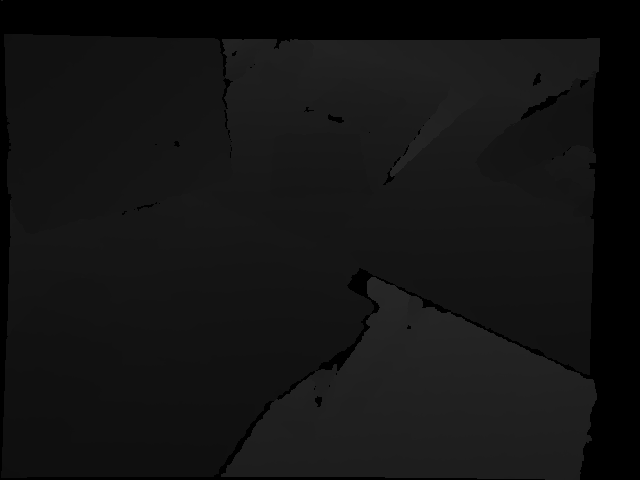
//> input picture Track_LK/data/depth/1305031453.436941.png, 640 x 480 px, given in place of 1305031453.359684.png, which was not available
$ ./useLK data/depth/1305031453.436941.png   (built with g++ and OpenCV 4)
//> lines starting //> are read from the running program, lines starting //| are printed output that depends on the picture; after the words box and inside, x2 and y2 are one past the last pixel; in counts of white or black regions, pixels touching at a corner belong together; pictures that were not available may be replaced by others from this repository, and a replacement may not be noted
#include <iostream>
#include <fstream>
#include <list>
#include <vector>
#include <chrono>

#include <opencv2/core/core.hpp>
#include <opencv2/opencv.hpp>
#include <opencv2/highgui/highgui.hpp>
#include <opencv2/features2d/features2d.hpp>
#include <opencv2/imgproc.hpp>
#include <opencv2/video/tracking.hpp>


using namespace std;
using namespace cv;


int main(int argc, char** argv)
{
	if (argc != 2)
	{
		cout << "usage: useLK path_to_dataset" << endl;
		return 1;
	}

	string path_to_dataset = argv[1];
	string associate_file = path_to_dataset + "/associate.txt";

	ifstream fin(associate_file);
	if (!fin)
	{
		cerr << "I cann't find associate.txt!" << endl;
		return 1;
	}

	string rgb_file, depth_file, time_rgb, time_depth;

	// 因为要删除跟踪失败的点，使用list: 频繁插入/删除操作
	list<Point2f> keypoints;
	Mat color, depth, last_color;

	for (int idx = 0; idx < 100; idx++)
	{
		fin >> time_rgb >> rgb_file >> time_depth >> depth_file;
		cout << "time_rgb " << time_rgb << " ";
		cout << "rgb_file: " << rgb_file << "\n";
		cout << "time_depth: " << time_depth << " ";
		cout << "depth file: " << depth_file << "\n";

		color = cv::imread(path_to_dataset + "/" + rgb_file, cv::IMREAD_COLOR);
//> color is the input picture: 480 rows x 640 cols, CV_8UC3; min 0, max 40, mean 18.9
		depth = cv::imread(path_to_dataset + "/" + depth_file, cv::IMREAD_UNCHANGED);
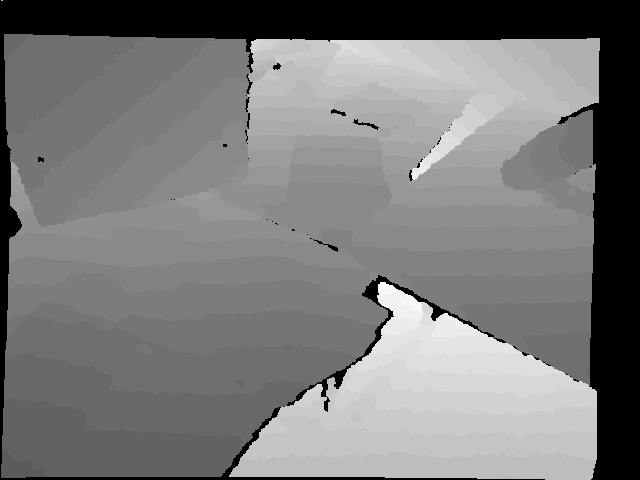
//> input picture Track_LK/data/depth/1305031453.374112.png, 640 x 480 px
//> depth is the input picture: 480 rows x 640 cols, CV_16UC1; min 0, max 10128, mean 4881.9
		if (color.empty() || depth.empty())
		{
			printf("[Err]: empty image or depth.\n");
			return -1;
		}

		if (idx == 0)
		{
			// 对第一帧提取FAST特征点
			vector<KeyPoint> kpts;
			Ptr<Feature2D> detector = cv::FastFeatureDetector::create();
			detector->detect(color, kpts);
//> kpts = 139 keypoints; strongest (x, y, size): (386, 283, 7), (394, 165, 7), (378, 305, 7), (399, 159, 7)
			for (auto kp : kpts)
			{
				keypoints.push_back(kp.pt);
			}
//> this loop made 139 passes
//> kp on passes 1 to 12: keypoint at (293, 39), size 7, keypoint at (295, 39), size 7, keypoint at (218, 40), size 7, keypoint at (281, 41), size 7, keypoint at (223, 44), size 7, keypoint at (223, 46), size 7, keypoint at (220, 49), size 7, keypoint at (232, 53), size 7, keypoint at (226, 59), size 7, keypoint at (226, 62), size 7, keypoint at (254, 64), size 7, keypoint at (225, 85), size 7
//> after the loop, keypoints = 139 items

			// 记录前一帧图像
			last_color = color;

			continue;
		}
		if (color.data == nullptr || depth.data == nullptr)
		{
			continue;
		}

		// 对其他帧(从第二帧开始)用LK跟踪特征点
		vector<Point2f> next_kpts;
		vector<Point2f> prev_kpts;

		// 从第二帧开始记录前一帧的关键点
		for (auto kp : keypoints)
		{
			prev_kpts.push_back(kp);
		}

		vector<unsigned char> status;
		vector<float> error;
		chrono::steady_clock::time_point t1 = chrono::steady_clock::now();

		// ---------- 计算前后两帧之间的LK光流
		cv::calcOpticalFlowPyrLK(last_color, color, prev_kpts, next_kpts, status, error);
		// ----------

		chrono::steady_clock::time_point t2 = chrono::steady_clock::now();
		chrono::duration<double> time_used = chrono::duration_cast<chrono::duration<double>>(t2 - t1);
		cout << "LK Flow use time：" << time_used.count() << " seconds." << endl;

		// 把跟丢的点删掉
		int i = 0;
		for (auto iter = keypoints.begin(); iter != keypoints.end(); ++i)
		{
			if (status[i] == 0)
			{
				iter = keypoints.erase(iter);
				continue;
			}

			*iter = next_kpts[i];
			iter++;
		}
		cout << "tracked keypoints: " << keypoints.size() << endl;

		if (keypoints.size() == 0)
		{
			cout << "all keypoints are lost." << endl;
			break;
		}

		// 画出 keypoints
		cv::Mat img_show = color.clone();
		for (auto kp : keypoints)
		{
			cv::circle(img_show, kp, 10, cv::Scalar(0, 240, 0), 1);
		}

		cv::imshow("corners", img_show);
		cv::waitKey(0);

		// 记录前一帧图像
		last_color = color;
	}
//> pass 2 of the loop `for (int idx = 0; idx < 100; idx++)`:
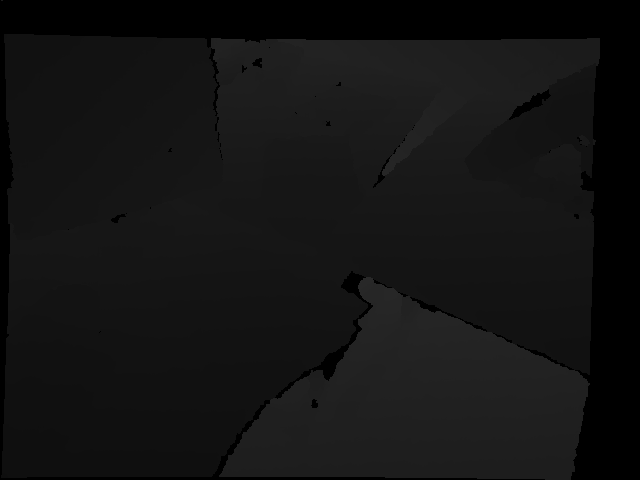
//> input picture Track_LK/data/depth/1305031453.473352.png, 640 x 480 px, given in place of 1305031453.391690.png, which was not available
//> color is the input picture: 480 rows x 640 cols, CV_8UC3; min 0, max 40, mean 19.1
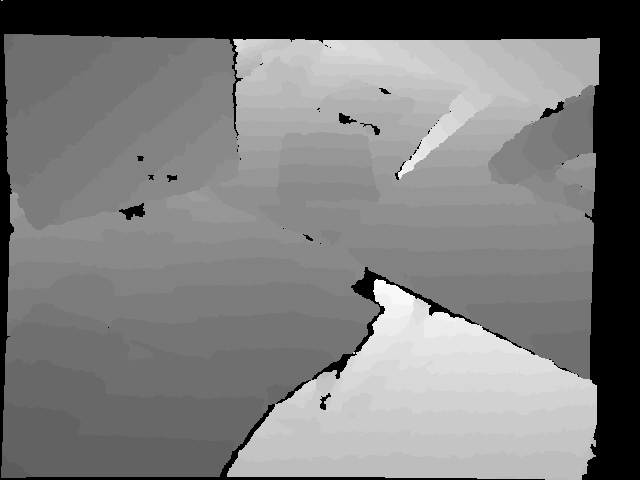
//> input picture Track_LK/data/depth/1305031453.404816.png, 640 x 480 px
//> depth is the input picture: 480 rows x 640 cols, CV_16UC1; min 0, max 10188, mean 4917.8
//> the loop `for (auto kp : keypoints)` made 139 passes
//> kp on passes 1 to 8: Point(293, 39), Point(295, 39), Point(218, 40), Point(281, 41), Point(223, 44), Point(223, 46), Point(220, 49), Point(232, 53)
//> after the loop `for (auto kp : keypoints)`: prev_kpts = 139 Points (x, y), first 12: [293, 39], [295, 39], [218, 40], [281, 41], [223, 44], [223, 46], [220, 49], [232, 53], [226, 59], [226, 62], [254, 64], [225, 85]
//> next_kpts = 139 Points (x, y), first 12: [269.2, 38.44], [271.3, 38.37], [205.9, 39.44], [257, 41.11], [211.7, 43.5], [211.6, 45.45], [207.9, 48.57], [221.3, 55.5], [216.1, 64.97], [217.2, 70.31], [246.5, 65.88], [215.4, 87.18]; status = 139 values from 1 to 1; error = 139 values, max 6.18 at index 100, min 0.226 at index 32, mean 2.32
//> the loop `for (auto iter = keypoints.begin(); iter != keypoints.end(); ++i)` made 139 passes
//> after the loop `for (auto iter = keypoints.begin(); iter != keypoints.end(); ++i)`: i = 139
//| tracked keypoints: 139
//> the loop `for (auto kp : keypoints)` made 139 passes
//> after the loop `for (auto kp : keypoints)`:
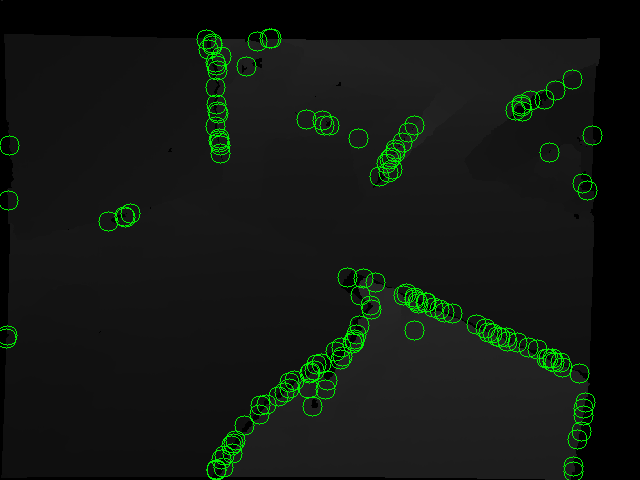
//> img_show: 480 rows x 640 cols, CV_8UC3; 2.26% of pixels changed, all inside (x1, y1, x2, y2) = (0, 28, 603, 480)
//> (the run ends here: the program exits with an error code, at `return -1;`)
